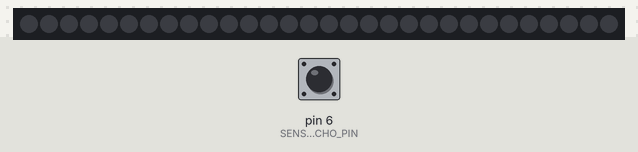
The program below on a simulated Arduino Uno, built with avr-gcc and run on an emulated ATmega328P. Shown: 30 RGB LEDs in strip order, left to right. Inputs (shaded band) come from the test bench; at power-on: pin 6 (SENSOR_LEFT_ECHO_PIN) LOW.

Above: at 1.2 s.
1.3 s: pin 6 (SENSOR_LEFT_ECHO_PIN) pulsed HIGH 2 times (0.12 s each, 0.3 s apart)
At 2.5 s:
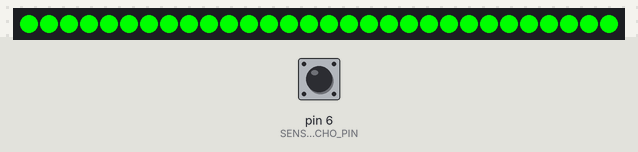
At 3.6 s:
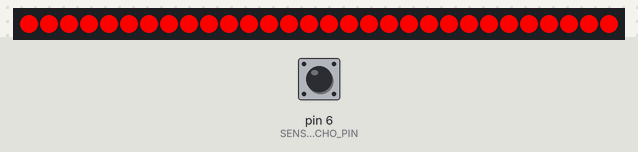
Timing chart, 0 to 5.1 s (numbered marks = the images above; inputs shaded):
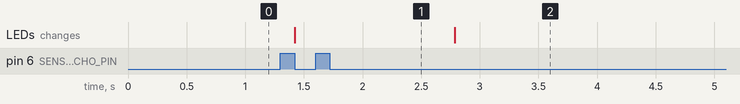

The program:

main.cpp
```cpp
#include <Arduino.h>
#include <FastLED.h>

#define NUM_LEDS 30
#define LED_DATA_PIN 3
#define SENSOR_LEFT_TRIGGER_PIN 7
#define SENSOR_LEFT_ECHO_PIN 6
#define SENSOR_MAX_DIFF 3l
#define STANDBY_DELAY 500
#define RUNNING_DELAY 50
#define STANDBY_TIMEOUT_IN_SECONDS 5

CRGB ledsLeftSide[NUM_LEDS];
int noChangeCounter = 0;
int index = 0;
int actualColor[3];
long distanceLeftLast = 0;

void mapDistanceToColor(int color[], long distanceInCm){
  if(distanceInCm <= 10){
    color[0] = 255; color[1] = 0; color[2] = 0;
  }
  if(distanceInCm > 10 && distanceInCm <= 30) {
    color[0] = 255; color[1] = (255/20*(distanceInCm-10)); color[2] = 0;
  }
  if(distanceInCm > 30 && distanceInCm <= 50) {
    color[0] = (255 - (255/20*(distanceInCm-10))); color[1] = 255; color[2] = 0;
  }
  if(distanceInCm > 50) {
    color[0] = 0; color[1] = 255; color[2] = 0;
  }
}

long getDistanceInCm(uint8_t trigger_pin, uint8_t echo_pin)
{
  digitalWrite(trigger_pin, LOW);
  delay(5);
  digitalWrite(trigger_pin, HIGH);
  delay(10);
  digitalWrite(trigger_pin, LOW);
  long time = pulseIn(echo_pin, HIGH);
return (time/2) * 0.03432;
}

void setColorByDistance(CRGB leds[], long distance){
  int color[3];
  mapDistanceToColor(color, distance);
  for(int i = 0; i < NUM_LEDS; i++ ){
    leds[i].setRGB(color[0],color[1],color[2]);
  }
  FastLED.show();
  memcpy(color, actualColor, sizeof(actualColor));
}

void setup() {
  //Serial.begin(9600);

  FastLED.addLeds<WS2812B, LED_DATA_PIN ,GRB>(ledsLeftSide, NUM_LEDS);

  pinMode(SENSOR_LEFT_TRIGGER_PIN, OUTPUT);
  pinMode(SENSOR_LEFT_ECHO_PIN, INPUT);
}

void loop() {
  long distanceLeftCurrent = getDistanceInCm(SENSOR_LEFT_TRIGGER_PIN, SENSOR_LEFT_ECHO_PIN);
  //Serial.print("Current distance left: "); Serial.println(distanceLeftCurrent);
  //Serial.print("Last distance left: "); Serial.println(distanceLeftLast);
  if( -SENSOR_MAX_DIFF <= (distanceLeftLast-distanceLeftCurrent) && (distanceLeftLast-distanceLeftCurrent) <= SENSOR_MAX_DIFF){
    noChangeCounter++;
  } else {
    noChangeCounter = 0;
    setColorByDistance(ledsLeftSide, distanceLeftCurrent);
    distanceLeftLast = distanceLeftCurrent;
  }
  if(noChangeCounter > STANDBY_TIMEOUT_IN_SECONDS * 1000 / RUNNING_DELAY){
    FastLED.clear();
    FastLED.show();
    delay(STANDBY_DELAY);// slow down in standby
  }
  delay(RUNNING_DELAY);
}
```

Measured:
- after the input at 1.3 s, the LEDs: change after 0.12 s (image 1)
